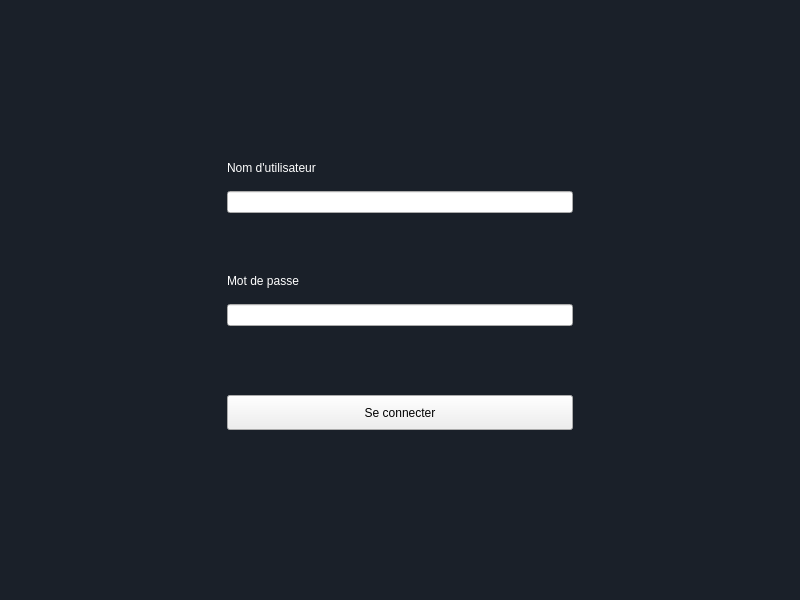
<?xml version="1.0" encoding="UTF-8"?>
<ui version="4.0">
 <class>Login</class>
 <widget class="QMainWindow" name="Login">
  <property name="geometry">
   <rect>
    <x>0</x>
    <y>0</y>
    <width>800</width>
    <height>600</height>
   </rect>
  </property>
  <property name="windowTitle">
   <string>Connexion</string>
  </property>
  <widget class="QWidget" name="centralwidget">
   <property name="styleSheet">
    <string notr="true">#centralwidget {
	background-color : rgb(26, 32, 41);
}
</string>
   </property>
   <layout class="QGridLayout" name="gridLayout">
    <item row="1" column="0">
     <layout class="QVBoxLayout" name="verticalLayout">
      <property name="leftMargin">
       <number>200</number>
      </property>
      <property name="rightMargin">
       <number>200</number>
      </property>
      <item>
       <widget class="QFrame" name="frame">
        <property name="maximumSize">
         <size>
          <width>400</width>
          <height>400</height>
         </size>
        </property>
        <property name="styleSheet">
         <string notr="true">#frame {
	border: none;
}</string>
        </property>
        <property name="frameShape">
         <enum>QFrame::StyledPanel</enum>
        </property>
        <property name="frameShadow">
         <enum>QFrame::Raised</enum>
        </property>
        <layout class="QVBoxLayout" name="verticalLayout_2">
         <property name="spacing">
          <number>0</number>
         </property>
         <item>
          <widget class="QFrame" name="frame_2">
           <property name="maximumSize">
            <size>
             <width>16777215</width>
             <height>80</height>
            </size>
           </property>
           <property name="styleSheet">
            <string notr="true">#frame_2	 {
	border: none;
}</string>
           </property>
           <property name="frameShape">
            <enum>QFrame::StyledPanel</enum>
           </property>
           <property name="frameShadow">
            <enum>QFrame::Raised</enum>
           </property>
           <layout class="QVBoxLayout" name="verticalLayout_5">
            <item>
             <widget class="QLabel" name="label">
              <property name="styleSheet">
               <string notr="true">#label {
	color : white;
}</string>
              </property>
              <property name="text">
               <string>Nom d'utilisateur</string>
              </property>
             </widget>
            </item>
            <item>
             <widget class="QLineEdit" name="userName"/>
            </item>
           </layout>
          </widget>
         </item>
         <item>
          <widget class="QFrame" name="frame_3">
           <property name="maximumSize">
            <size>
             <width>16777215</width>
             <height>80</height>
            </size>
           </property>
           <property name="styleSheet">
            <string notr="true">#frame_3 {
	border: none;
}</string>
           </property>
           <property name="frameShape">
            <enum>QFrame::StyledPanel</enum>
           </property>
           <property name="frameShadow">
            <enum>QFrame::Raised</enum>
           </property>
           <layout class="QVBoxLayout" name="verticalLayout_6">
            <item>
             <widget class="QLabel" name="label_2">
              <property name="styleSheet">
               <string notr="true">#label_2 {
	color : white;
}</string>
              </property>
              <property name="text">
               <string>Mot de passe</string>
              </property>
             </widget>
            </item>
            <item>
             <widget class="QLineEdit" name="password"/>
            </item>
           </layout>
          </widget>
         </item>
         <item>
          <widget class="QFrame" name="frame_4">
           <property name="maximumSize">
            <size>
             <width>16777215</width>
             <height>90</height>
            </size>
           </property>
           <property name="styleSheet">
            <string notr="true">#frame_4 {
	border: none;
}</string>
           </property>
           <property name="frameShape">
            <enum>QFrame::StyledPanel</enum>
           </property>
           <property name="frameShadow">
            <enum>QFrame::Raised</enum>
           </property>
           <layout class="QGridLayout" name="gridLayout_2">
            <item row="0" column="0">
             <widget class="QPushButton" name="login">
              <property name="minimumSize">
               <size>
                <width>0</width>
                <height>35</height>
               </size>
              </property>
              <property name="styleSheet">
               <string notr="true">#pushButton {
	background-color :rgb(35, 50, 60);
	border: none;
	color : white;
	border-radius : 5px;
}
#pushButton:active {
	background-color :rgb(60, 60,70);
}</string>
              </property>
              <property name="text">
               <string>Se connecter</string>
              </property>
             </widget>
            </item>
           </layout>
          </widget>
         </item>
        </layout>
       </widget>
      </item>
     </layout>
    </item>
   </layout>
  </widget>
 </widget>
 <resources/>
 <connections/>
</ui>
